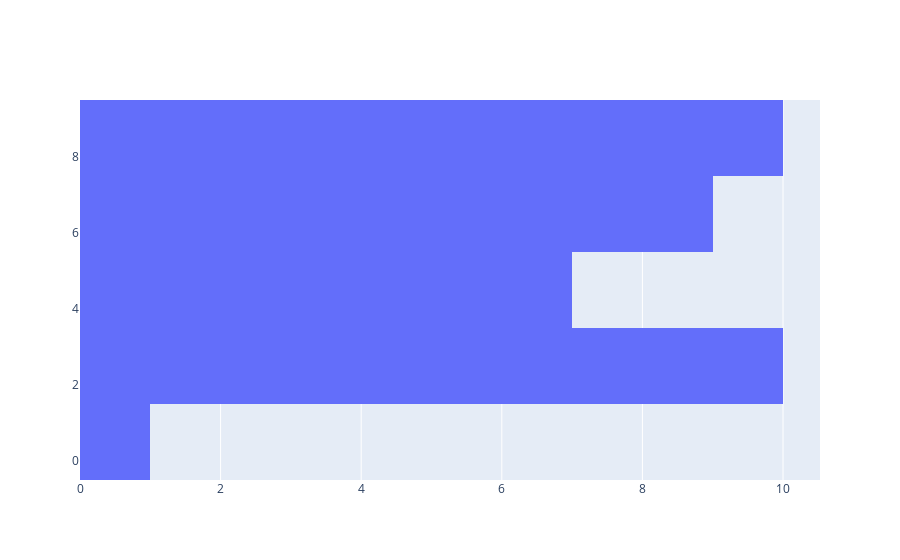

Notebook code cell kept with this figure:
### Code cell
data = [go.Histogram(y=placeholder_data)]
fig = go.Figure(data = data)

fig

### Figure 1 — Plotly figure (JSON) as saved in the notebook; plotly's stock layout.template omitted (floating-point values rounded to 4 significant figures)
{"data": [{"type": "histogram", "y": [1, 2, 2, 2, 2, 2, 3, 3, 3, 4, 4, 4, 5, 5, 5, 5, 6, 6, 6, 6, 6, 6, 7, 7, 7, 8, 8, 8, 8, 8, 8, 9, 9, 9, 9, 3, 2]}], "layout": {}}
